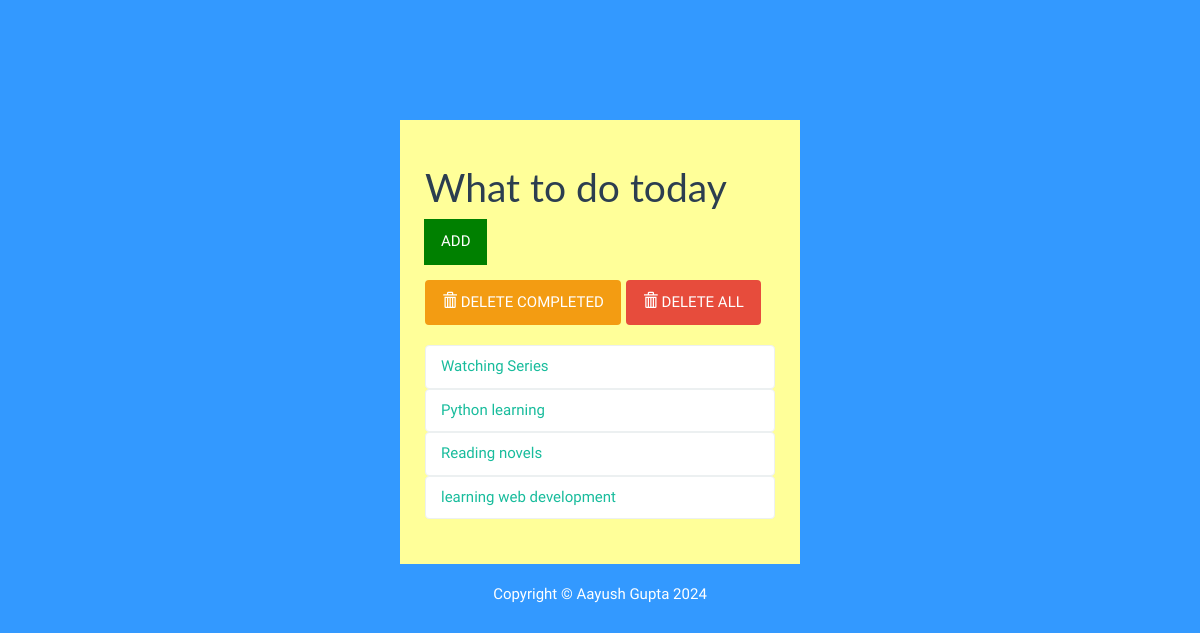
The page / on the database its author committed.
### todolist/models.py (models this page shows, shortened)
class Todolist(models.Model):
    text = models.CharField(max_length=50)
    completed = models.BooleanField(default=False)

### todolist/views.py (the view)
# urls.py: path('', views.index, name='index'),
def index(request):
    todo_items = Todolist.objects.order_by('id')  # Fetch all todo items
    form = TodoListForm()  # Initialize an empty form
    context = {'todo_items': todo_items, 'form': form}
    return render(request, 'todolist/index.html', context)

### todolist/templates/todolist/index.html (shortened to what this page needs)
{% load static %}
<!DOCTYPE html>
<html lang="en">
	<head>
		<link rel="stylesheet" href="{%static 'todolist/bs/css/flatly.min.css'%}" />
		<link rel="stylesheet" href="{%static 'todolist/styles.css'%}" />
	</head>
	<body>
		<div class="container-fluid" id="wrapper">
			<div class="row">
				<div class="col-lg-4 col-lg-offset-4" id="content">
					<h1>What to do today </h1>
					<form action="{% url 'add' %}" method="POST" role="form">
						<div class="form-group">
							<div class="input-group">
							  <span class="input-group-btn">
								  <button type="submit" class="btn btn-default" id="add-btn">ADD</button>
							  </span>
							</div>
						</div>
					</form>
					<div class="row t10">
						<div class="col-lg-12">
							<div class="btn-toolbar">
								<div class="btn-group">
									<a href="{% url 'deletecompleted' %}">
									<button type="button" class="btn btn-warning">
										<i class="glyphicon glyphicon-trash"></i> DELETE COMPLETED
									</button></a>
								</div>
								<div class="btn-group">
									<a href="{% url 'deleteall' %}">
									<button type="button" class="btn btn-danger">
										<i class="glyphicon glyphicon-trash"></i> DELETE ALL
									</button></a>
								</div>
							</div>
						</div>
					</div>
					<ul class="list-group t20">
						{% for todolist in todo_items %}
						    {% if todolist.completed %}
						    <li class="list-group-item todo-completed">{{todolist.text}}</li>
                            {% else %}
							<a href="{% url 'completed' todolist.id %}"><li class="list-group-item">{{todolist.text}}</li></a>
							{% endif %}
						    {% endfor %}
					</ul>
				</div>
			</div>
			<footer>
				<div class="row pad">
					<div class="col-lg-12 text-center">
						Copyright &copy; Aayush Gupta 2024
					</div>
				</div>
			</footer>
		</div>
	</body>
</html>

### todolist/static/todolist/styles.css (style rules this page uses)
body { background: #3399ff; font-family: 'Oswald', 'Futura', sans-serif; }
#wrapper { margin-top: 10% !important; }
#content { background:#ffff99; padding: 25px; }
.t10 { margin-top: 10px; }
.t20 { margin-top: 20px; }
footer { margin-top: 20px; color: white; }
#add-btn { background-color:green; border-color:green; }

### rows shown on the page
Todolist: text "Watching Series"
Todolist: text "Python learning"
Todolist: text "Reading novels"
Todolist: text "learning web development"
